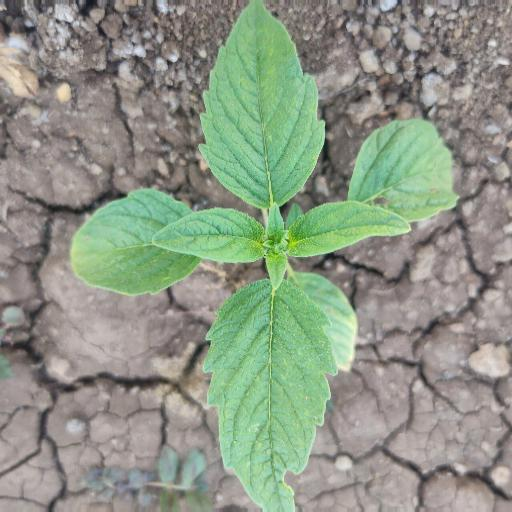
#> input picture agri_data/data/agri_0_1041.jpeg, 512 x 512 px, found by its file name; its folder holds only this picture in this run
$ jupyter execute --allow-errors CropAndWeedDetection_Shobha_USC_UCT.ipynb.ipynb
#> lines starting #> are read from the running program, lines starting #| are printed output that depends on the picture
[cell 1]
import os
import random
import numpy as np
from PIL import Image
from sklearn.model_selection import train_test_split
from sklearn.ensemble import RandomForestClassifier
from sklearn.metrics import accuracy_score
import matplotlib.pyplot as plt

[cell 2]
# Paths
image_dir = "/home/shobha/week1_p2/agri_data/data/"
label_dir = "/home/shobha/week1_p2/agri_data/data/"
test_folder = "/home/shobha/week1_p2/agri_data/test/"

[cell 3]
# Load data
def load_data(image_dir, label_dir):
#> called with image_dir = '/home/shobha/week1_p2/agri_data/data/', label_dir = '/home/shobha/week1_p2/agri_data/data/'
    images, labels = [], []
    for image_file in os.listdir(image_dir):
        if image_file.endswith(".jpeg"):
            img_path = os.path.join(image_dir, image_file)
            img = Image.open(img_path).resize((128, 128)).convert("L")
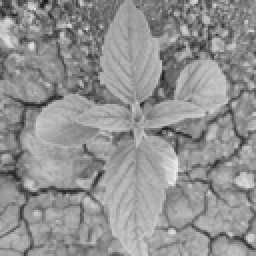
#> img: PIL image 128x128 L (shown 2 times larger); min 23, max 238, mean 145.5
            img = np.array(img).flatten()
#> img = 16384 values, max 238 at index 11479, min 23 at index 22, mean 145.5

            label_path = os.path.join(label_dir, image_file.replace(".jpeg", ".txt"))
            with open(label_path, "r") as f:
                label = int(f.read().strip().split()[0])

            images.append(img)
            labels.append(label)
    return np.array(images), np.array(labels)


$ run again, on agri_data/data/agri_0_1242.jpeg
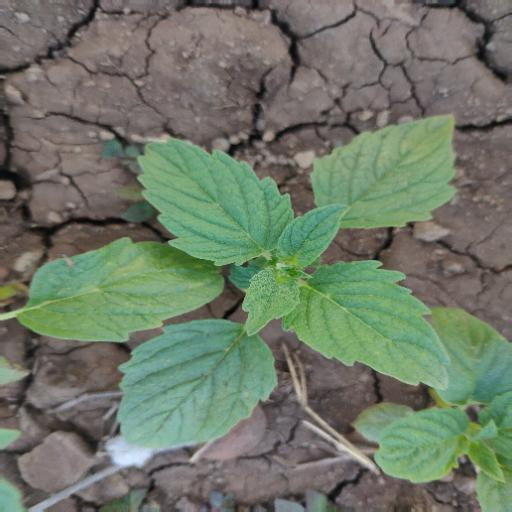
#> input picture agri_data/data/agri_0_1242.jpeg, 512 x 512 px, found by its file name
#> in load_data, `img = Image.open(img_path).resize((128, 128)).convert("L")`:
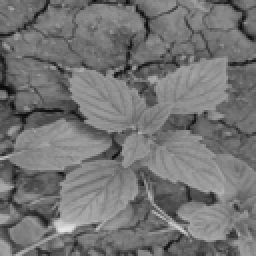
#> img: PIL image 128x128 L (shown 2 times larger); min 10, max 230, mean 115.9
#> in load_data, `img = np.array(img).flatten()`: img = 16384 values, max 230 at index 14624, min 10 at index 5505, mean 115.9

$ run again, on agri_data/data/agri_0_1258.jpeg
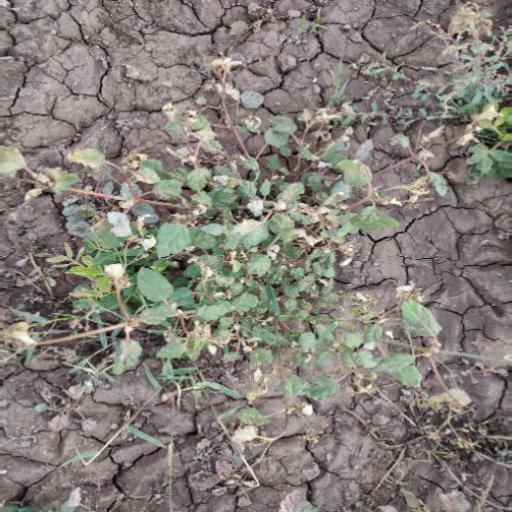
#> input picture agri_data/data/agri_0_1258.jpeg, 512 x 512 px, found by its file name
#> in load_data, `img = Image.open(img_path).resize((128, 128)).convert("L")`:
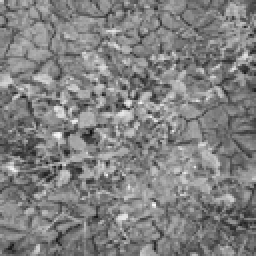
#> img: PIL image 128x128 L (shown 2 times larger); min 14, max 248, mean 128.6
#> in load_data, `img = np.array(img).flatten()`: img = 16384 values, max 248 at index 8605, min 14 at index 8493, mean 128.6

$ run again, on agri_data/data/agri_0_129.jpeg
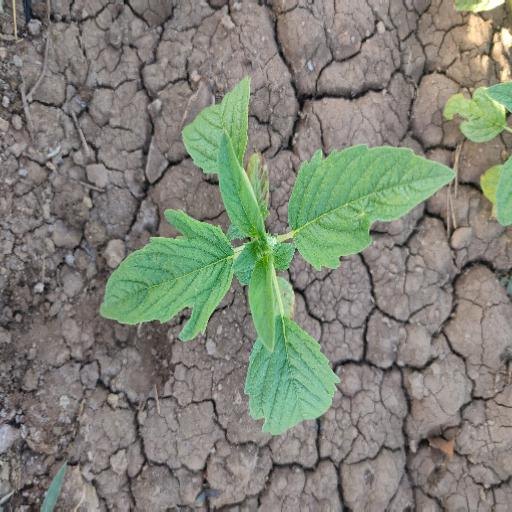
#> input picture agri_data/data/agri_0_129.jpeg, 512 x 512 px, found by its file name
#> in load_data, `img = Image.open(img_path).resize((128, 128)).convert("L")`:
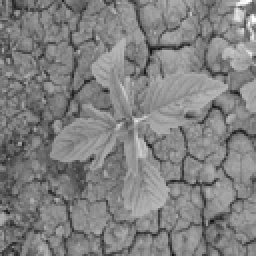
#> img: PIL image 128x128 L (shown 2 times larger); min 17, max 255, mean 128.7
#> in load_data, `img = np.array(img).flatten()`: img = 16384 values, max 255 at index 124, min 17 at index 14186, mean 128.7

$ run again, on agri_data/data/agri_0_1079.jpeg
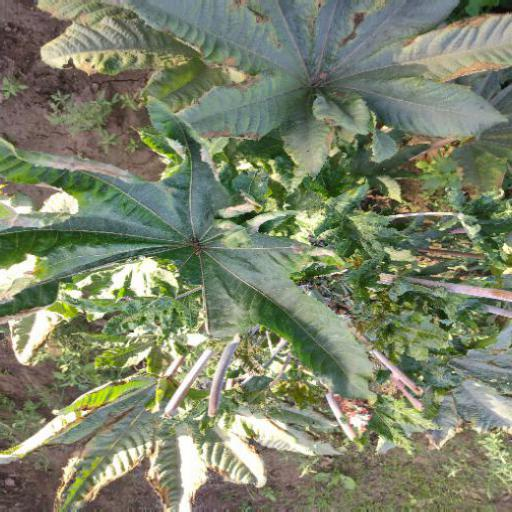
#> input picture agri_data/data/agri_0_1079.jpeg, 512 x 512 px, found by its file name
#> in load_data, `img = Image.open(img_path).resize((128, 128)).convert("L")`:
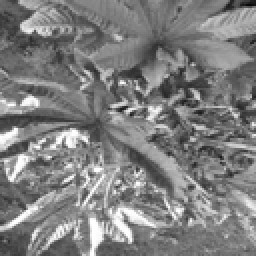
#> img: PIL image 128x128 L (shown 2 times larger); min 9, max 255, mean 126.8
#> in load_data, `img = np.array(img).flatten()`: img = 16384 values, max 255 at index 6661, min 9 at index 380, mean 126.8
